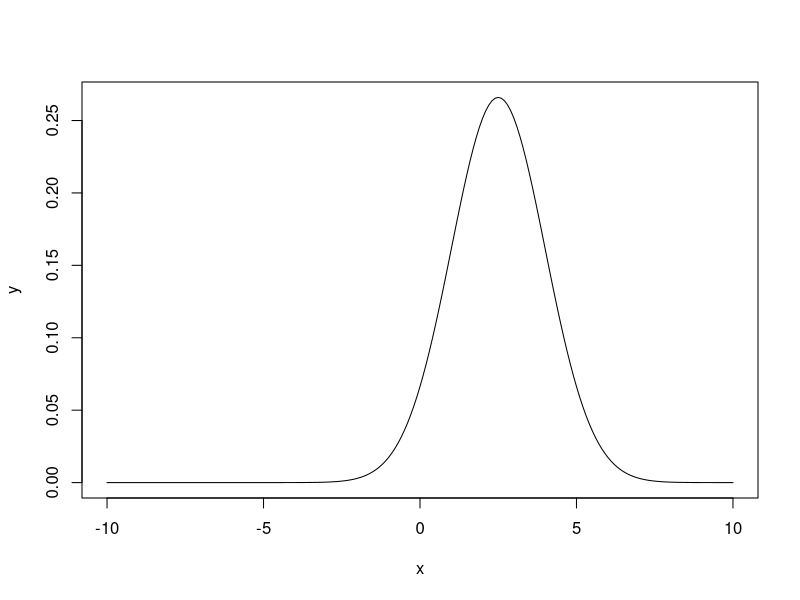
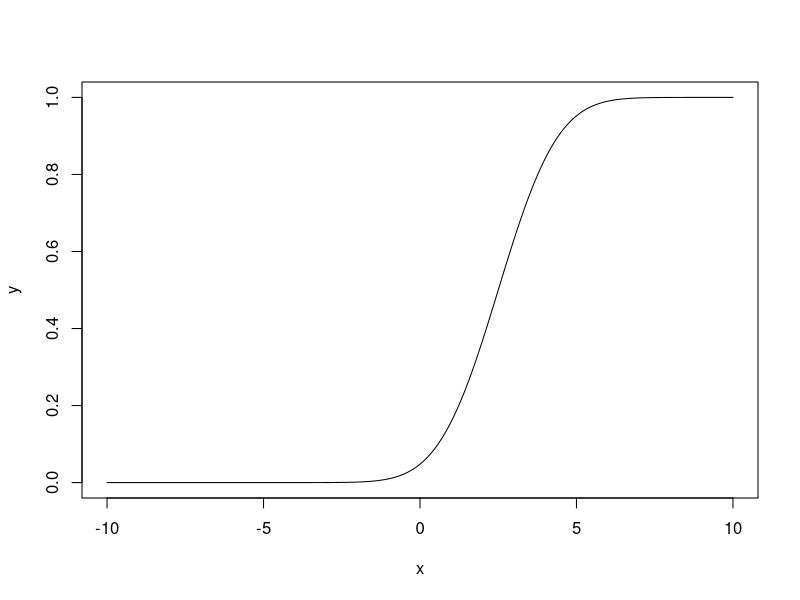
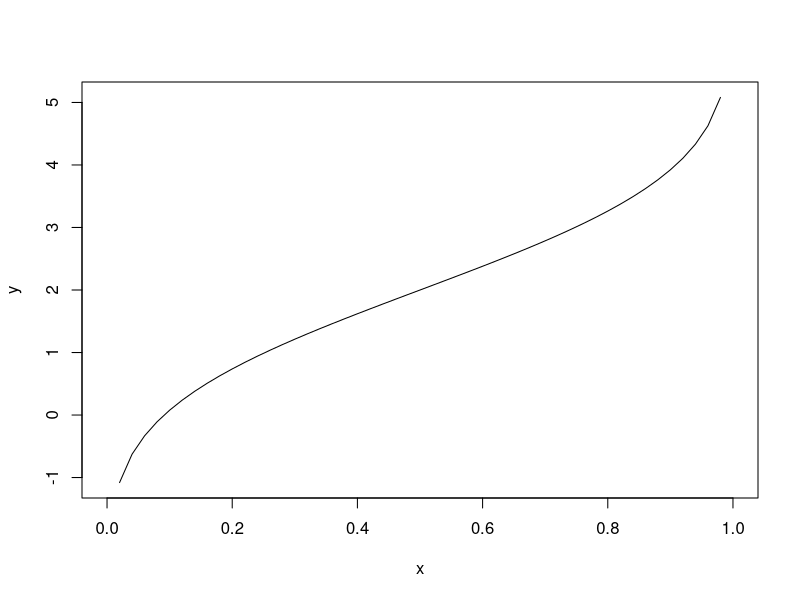
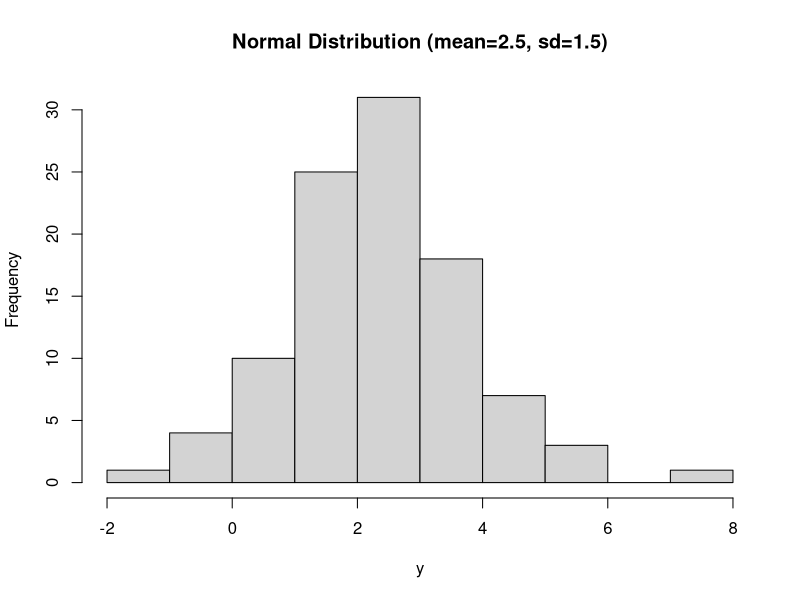

Here is the R script that generated these plots, in order:
2############################################################
# R offers a number of functions for calculating with normal
# distributions. Call them up in the RStudio Help area with 
# the keyword Normal and familiarize yourself with them.
# R has four in built functions to generate normal distribution.
# 
# file: prob_nd_rfunctions_sol.R
#############################################################

# The function dnorm() gives height of the probability density
# at each point for a given mean and standard deviation. Apply 
# this function to create a plot the density of the normal 
# distribution with mean 2.5 and standard deviation 1.5.
x <- seq(-10, 10, by = .1)
y <- dnorm(x, mean = 2.5, sd = 1.5)
plot(x,y, type = "l")

# pnorm() gives the probability of a normally distributed random 
# variable to be less that the value of a given number (cumulative
# distribution function). Apply this function to create a plot of
# the normal distribution function with mean 2.5 and standard 
# deviation 1.5. Furthermore evaluate the probabilities 
# P(X <= 2), P(X > 3.1), P(1 < X <= 3.5) if X ~ N(2.5, 1.5^2)
x <- seq(-10,10,by = .1)
y <- pnorm(x, mean = 2.5, sd = 1.5)
plot(x,y, type = "l")
pnorm(2, mean = 2.5, sd = 1.5) # P(X <= 2)
1-pnorm(3.1, mean = 2.5, sd = 1.5) # P(X > 3.1)
# P(1 < X <= 3.5) if X ~ N(2.5, 1.5^2)
pnorm(3.5, mean = 2.5, sd = 1.5)  - pnorm(1, mean = 2.5, sd = 1.5) 

# qnorm() takes the probability value and gives a number whose
# cumulative value matches the probability value (quantile). 
# Apply this function to plot the quantiles of the normal distribution
# with mean 2.5 and standard deviation 1.5 and evaluate the 3 quartiles
# of the distribution
x <- seq(0, 1, by = 0.02)
y <- qnorm(x, mean = 2, sd = 1.5)
plot(x,y,type = "l")
# Quartiles
qnorm(c(0.25,0.5,0.75), mean = 2, sd = 1.5)

# rnorm() is used to generate random numbers whose distribution is
# normal. It takes the sample size as input and generates that many 
# random numbers. Draw a histogram to show the distribution of the 
# generated numbers which are normally distributed with mean 2.5 and 
# standard deviation 1.5.
y <- rnorm(100,mean = 2.5, sd = 1.5)
hist(y, main = "Normal Distribution (mean=2.5, sd=1.5)")
